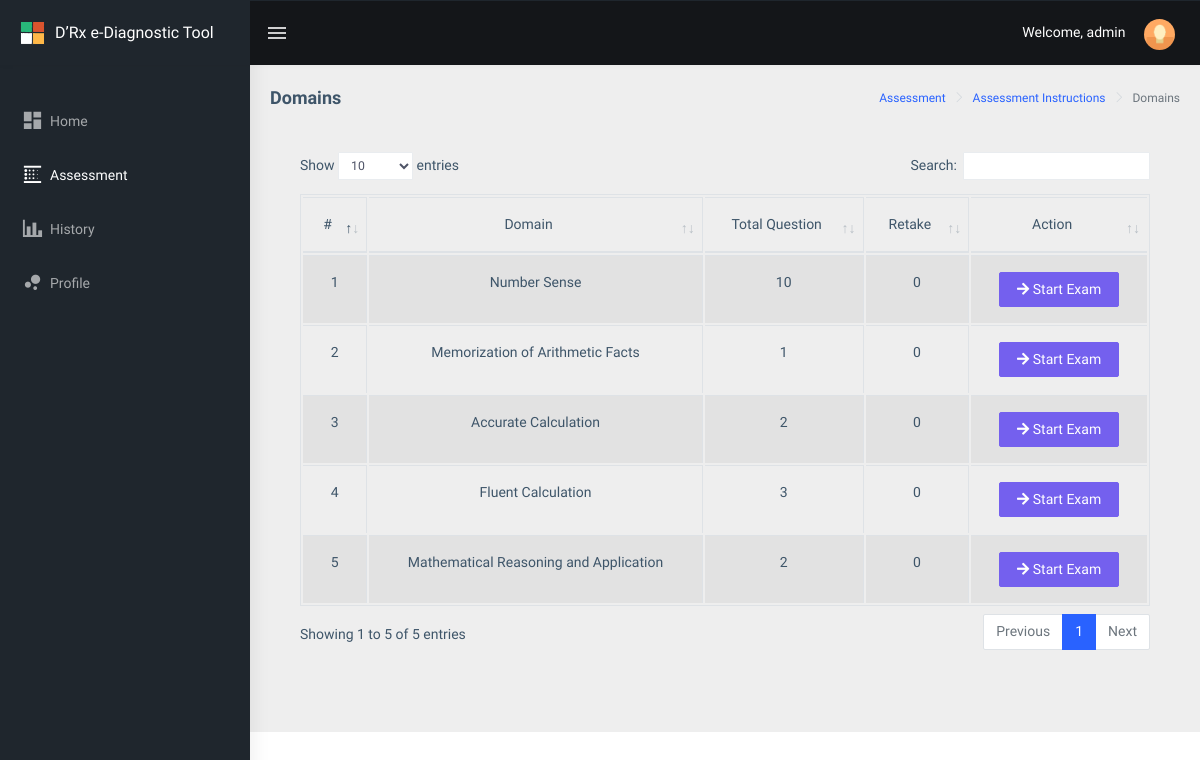
/public/main/student/assessment/domains/index.php (signed in), run on the app's committed database.
### tables this page shows
CREATE TABLE `drxassessment_assessment_domains` (
  `drxassessment_id` int(11) NOT NULL,
  `drxassessment_domain_name` text NOT NULL,
  `drxassessment_question_total` int(55) NOT NULL,
  `drxassessment_status` int(1) NOT NULL,
  `drxassessment_created_at` datetime NOT NULL DEFAULT CURRENT_TIMESTAMP
);

### public/main/student/assessment/domains/index.php (the view, shortened to what this page needs)
<?php
include("../../../../../config/common/asdasf9z09x0c90zx90123.php");
if (!empty($_SESSION['drxassessmentname'])) {
    $drxassessmentname = $_SESSION['drxassessmentname'];
} else {
    $drxassessmentname = "";
}
if (!empty($_SESSION['drxassessmentid'])) {
    $drxassessmentid = $_SESSION['drxassessmentid'];
} else {
    $drxassessmentid = "";
}
if (!empty($_SESSION['drxassessmentprofilepic'])) {
    $drxassessmentprofilepic = $_SESSION['drxassessmentprofilepic'];
} else {
    $drxassessmentprofilepic = "";
}
?>
<!DOCTYPE html>
<html dir="ltr" lang="en">
<head>
    <link href="../../../../assets/libs/flot/css/float-chart.css" rel="stylesheet">
    <link href="../../../../dist/css/style.min.css" rel="stylesheet">
    <link href="../../../../assets/libs/datatables.net-bs4/css/dataTables.bootstrap4.css" rel="stylesheet">
</head>
<body>
    <div id="main-wrapper">
        <header class="topbar" data-navbarbg="skin5">
            <nav class="navbar top-navbar navbar-expand-md navbar-dark">
                <div class="navbar-header" data-logobg="skin5">
                    <a class="navbar-brand" href="../../../../main/teacher">
                        <b class="logo-icon p-l-10">
                            <img src="../../../../assets/images/logo-icon.png" alt="homepage" class="light-logo" />
                        </b>
                        <span class="logo-text">
                             <span style="font-size: 16px;">D’Rx e-Diagnostic Tool</span>
                        </span>
                    </a>
                </div>
                <div class="navbar-collapse collapse" id="navbarSupportedContent" data-navbarbg="skin5">
                    <ul class="navbar-nav float-left mr-auto">
                        <li class="nav-item d-none d-md-block"><a class="nav-link sidebartoggler waves-effect waves-light" href="javascript:void(0)" data-sidebartype="mini-sidebar"><i class="mdi mdi-menu font-24"></i></a></li>
                    </ul>
                    <ul class="navbar-nav float-right">
                        <li class="nav-item dropdown">
                          <span style="color: #fff;">Welcome, <?php echo $drxassessmentname; ?></span>
                            <a class="nav-link dropdown-toggle text-muted waves-effect waves-dark pro-pic" href="" data-toggle="dropdown" aria-haspopup="true" aria-expanded="false"><img src="../../../../assets/images/<?php echo $drxassessmentprofilepic; ?>" alt="user" class="rounded-circle" width="31" height="31"></a>
                        </li>
                    </ul>
                </div>
            </nav>
        </header>
        <aside class="left-sidebar" data-sidebarbg="skin5">
            <div class="scroll-sidebar">
								<nav class="sidebar-nav">
                    <ul id="sidebarnav" class="p-t-30">
                        <li class="sidebar-item"> <a class="sidebar-link waves-effect waves-dark sidebar-link" href="../../" aria-expanded="false"><i class="mdi mdi-view-dashboard"></i><span class="hide-menu">Home</span></a></li>
												<li class="active sidebar-item"> <a class="active sidebar-link waves-effect waves-dark sidebar-link" href="../" aria-expanded="false"><i class="mdi mdi-blur-linear"></i><span class="hide-menu">Assessment</span></a></li>
                        <li class="sidebar-item"> <a class="sidebar-link waves-effect waves-dark sidebar-link" href="../../history/" aria-expanded="false"><i class="mdi mdi-chart-bar"></i><span class="hide-menu">History</span></a></li>
                        <li class="sidebar-item"> <a class="sidebar-link waves-effect waves-dark sidebar-link" href="../../profile/" aria-expanded="false"><i class="mdi mdi-chart-bubble"></i><span class="hide-menu">Profile</span></a></li>
                    </ul>
                </nav>
            </div>
        </aside>
        <div class="page-wrapper">
             <div class="page-breadcrumb">
                <div class="row">
                    <div class="col-12 d-flex no-block align-items-center">
                        <h4 class="page-title">Domains</h4>
                        <div class="ml-auto text-right">
                            <nav aria-label="breadcrumb">
                                <ol class="breadcrumb">
                                    <li class="breadcrumb-item active" aria-current="page"><a href="../../">Assessment</a></li>
                                    <li class="breadcrumb-item active" aria-current="page"><a href="../">Assessment Instructions</a></li>
                                     <li class="breadcrumb-item active" aria-current="page">Domains</li>
                                </ol>
                            </nav>
                        </div>
                    </div>
                </div>
            </div>
  <div class="container-fluid">
      <div class="card-body">
          <div class="table-responsive">
              <table id="zero_config" class="table table-striped table-bordered">
                  <thead>
                          <tr>
                              <th class="text-center">#</th>
                              <th class="text-center">Domain</th>
                              <th class="text-center">Total Question</th>
                              <th class="text-center">Retake</th>
                              <th class="text-center">Action</th>
                          </tr>
                  </thead>
                  <tbody>
                       <?php
                           $result = $connection->prepare("SELECT * FROM drxassessment_assessment_domains");
                           $result->execute();
                           $drx_count = 0;
                           while ($row = $result->fetch(PDO::FETCH_ASSOC)) {
                                  $drx_count++;
                                  $drxassessment_domain_name = $row['drxassessment_domain_name'];
                                  $drxassessment_question_total = $row['drxassessment_question_total'];
                            $rowCountQuery = "SELECT count(taken_count) AS takenCount, user_id, user_domain
                                              FROM drxassessment_assessment_taken
                                              WHERE user_id = :user_id
                                              AND user_domain = :user_domain
                                              ";
                            $resultCount = $connection->prepare($rowCountQuery);
                            $resultCount->execute(array('user_id'=>$drxassessmentid,'user_domain'=>$drxassessment_domain_name));
                            $takenCount = $resultCount->fetchColumn();
                       ?>
                            <tr>
                                <td class="text-center"><?php echo $drx_count; ?></td>
                                <td class="text-center"><?php echo $drxassessment_domain_name; ?></td>
                                <td class="text-center"><?php echo $drxassessment_question_total; ?></td>
                                <td class="text-center"><?php echo $takenCount; ?></td>
                                <td class="text-center">
                                  <a class="btn btn-primary btn-mg" style="width: 120px;"
                                     href="startexam/index.php?drxassessment_domain_name=<?php echo $drxassessment_domain_name; ?>"
                                   >
                                   <i class="fas fa-arrow-right"></i> Start Exam
                                  </a>
                                </td>
                            </tr>
                       <?php } ?>
                  </tbody>
              </table>
      </div>
  </div>
</div>
</div>
</body>
</html>

### data on the page
drxassessment_assessment_domains: drxassessment_domain_name "Number Sense", drxassessment_question_total "10", takenCount "0"
drxassessment_assessment_domains: drxassessment_domain_name "Memorization of Arithmetic Facts", drxassessment_question_total "1", takenCount "0"
drxassessment_assessment_domains: drxassessment_domain_name "Accurate Calculation", drxassessment_question_total "2", takenCount "0"
drxassessment_assessment_domains: drxassessment_domain_name "Fluent Calculation", drxassessment_question_total "3", takenCount "0"
drxassessment_assessment_domains: drxassessment_domain_name "Mathematical Reasoning and Application", drxassessment_question_total "2", takenCount "0"

### other printed values
$drxassessmentname "admin"
